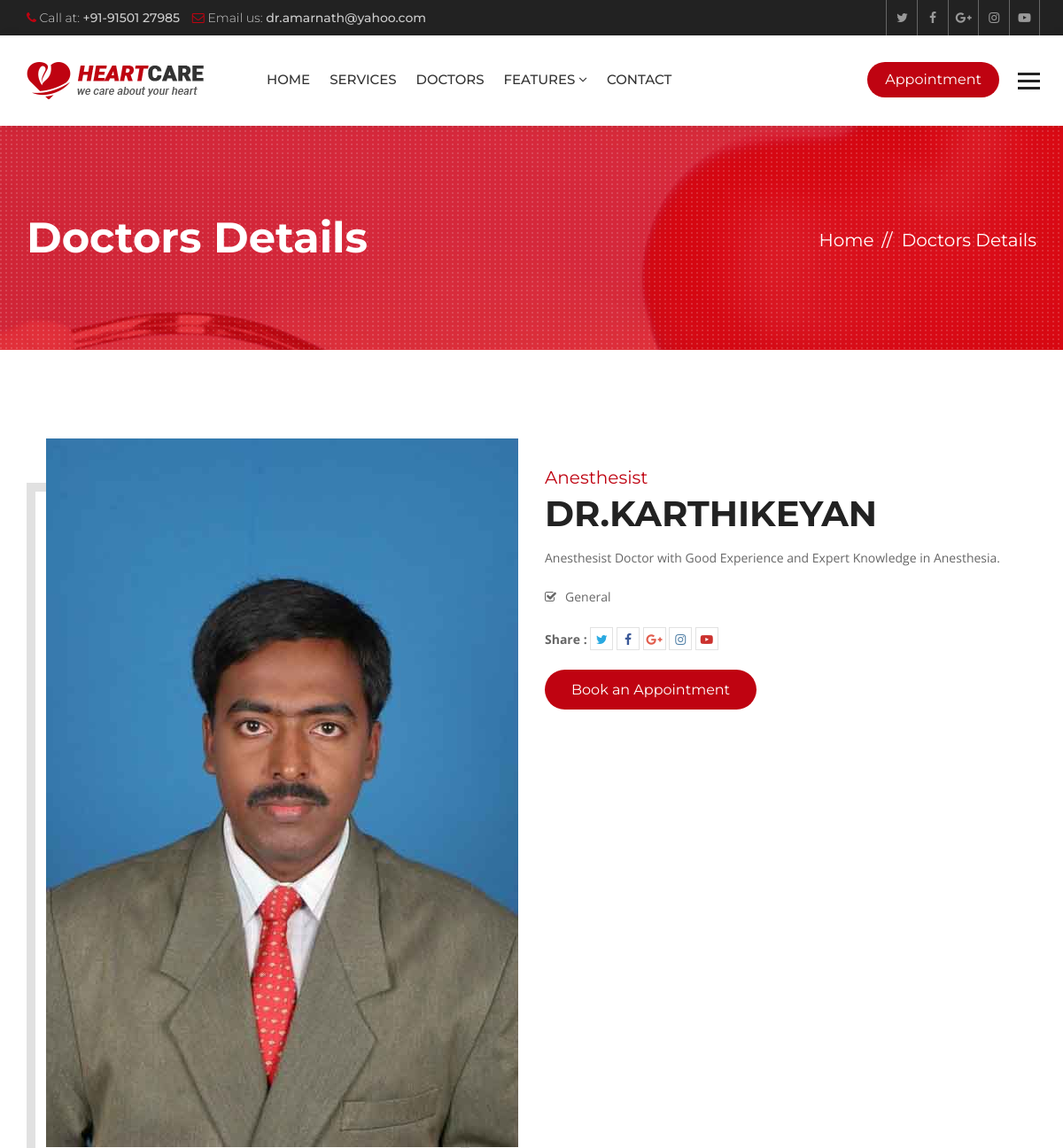
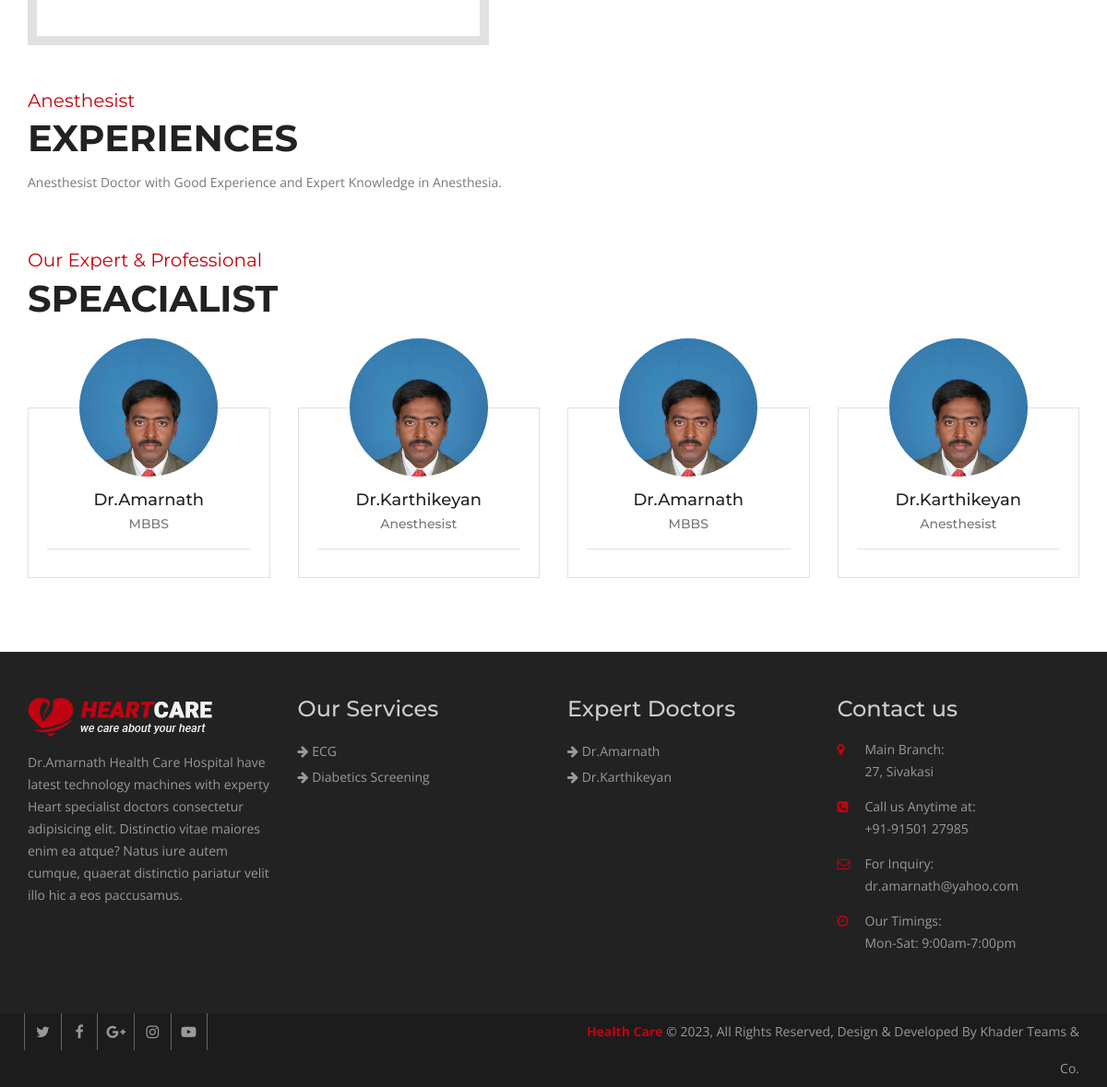
The app's page /doctors/15/ with its own data (2 pictures, top to bottom).
### hospital/models.py (models this page shows, shortened)
class Doctor(models.Model):
    name = models.CharField(max_length=120)
    speciality = models.CharField(max_length=120)
    picture = models.ImageField(upload_to="doctors/")
    details = models.TextField()
    experience = models.TextField()
    expertize = models.ManyToManyField(to='Expertize', related_name='doctors')
    twitter = models.CharField(max_length=120, blank=True, null=True)
    facebook = models.CharField(max_length=120, blank=True, null=True)
    instagram = models.CharField(max_length=120, blank=True, null=True)

class Expertize(models.Model):
    name = models.CharField(max_length=120)

class Service(models.Model):
    title = models.CharField(max_length=120)
    description = models.TextField()
    items = models.ManyToManyField(to='Item',)
    thumbnail = models.ImageField(upload_to='services/')
    cover = models.ImageField(upload_to='services/')
    image1 = models.ImageField(upload_to='services/', blank=True, null=True)
    image2 = models.ImageField(upload_to='services/', blank=True, null=True)

### hospital/views.py (the view)
# urls.py: path('doctors/<int:pk>/', views.DoctorDetailView.as_view(),
class DoctorDetailView(DetailView):
    template_name = 'hospital/team-details.html'
    queryset = Doctor.objects.all()
    def get_context_data(self, **kwargs):
        context = super().get_context_data(**kwargs)
        context["doctors"] = Doctor.objects.all()
        return context

### hospital/context_processors.py (called while the page is built)
def footer_content(request):
    services = Service.objects.all()
    doctors = Doctor.objects.all()
    context = {
        'services': services,
        'doctors': doctors
    }
    return context

### templates/hospital/team-details.html (shortened to what this page needs)
{% extends 'base.html' %}
{% block maincontent %}
<div class="inner-banner">
  <div class="container">
    <div class="row">
      <div class="col-md-7">
        <h1>Doctors Details</h1>
      </div>
      <div class="col-md-5">
        <ol class="breadcrumb">
          <li><a href="{% url 'index' %}">Home</a></li>
          <li class="active">Doctors Details</li>
        </ol>
      </div>
    </div>
  </div>
</div>
<div class="main-content">
  <div class="team-details">
    <div class="container">
      <div class="row">
        <div class="col-md-6 col-sm-6">
          <div class="team-detail-img"> <img src="{{ object.picture.url }}" alt=""> </div>
        </div>
        <div class="col-md-6 col-sm-6">
          <div class="team-details-text">
            <div class="sectio-title-2"> <strong>{{ object.speciality }}</strong>
              <h2>{{ object.name }}</h2>
            </div>
            <p>{{ object.details }}</p>
            <ul>
              {% for exp in object.expertize.all %}
              <li><i class="fa fa-check-square-o" aria-hidden="true"></i>{{ exp.name }}</li>
              {% endfor %}
            </ul>
            <ul class="team-social">
              <li><strong>Share :</strong></li>
              <li><a class="tw" href="#"><i class="fa fa-twitter" aria-hidden="true"></i></a></li>
              <li><a class="fb" href="#"><i class="fa fa-facebook" aria-hidden="true"></i></a></li>
              <li><a class="gp" href="#"><i class="fa fa-google-plus" aria-hidden="true"></i></a></li>
              <li><a class="insta" href="#"><i class="fa fa-instagram" aria-hidden="true"></i></a></li>
              <li><a class="ytp" href="#"><i class="fa fa-youtube-play" aria-hidden="true"></i></a></li>
            </ul>
            <a class="book-app" href="#">Book an Appointment</a>
          </div>
        </div>
      </div>
      <div class="row">
        <div class="col-md-12">
          <div class="team-exp">
            <div class="sectio-title-2"> <strong>{{ object.speciality }}</strong>
              <h2>Experiences</h2>
            </div>
            {{ object.experience}}
          </div>
        </div>
      </div>
      <div class="row">
        <div class="col-md-12">
          <div class="team-slider">
            <div class="sectio-title-2"> <strong>Our Expert & Professional</strong>
              <h2>Speacialist</h2>
            </div>
            <div id="team-slider" class="owl-carousel owl-theme">
              {% for doctor in doctors %}
              <div class="item">
                <div class="team-box">
                  <div class="team-thumb">  <img src="{{ doctor.picture.url }}" alt="">
                  </div>
                  <div class="team-text">
                    <h5><a href="{% url 'doctor_details' doctor.id %}">{{ doctor.name }}</a></h5>
                    <strong>{{ doctor.speciality }}</strong>
                    <ul class="team-social">
                    </ul>
                  </div>
                </div>
              </div>
              {% endfor %}
            </div>
          </div>
        </div>
      </div>
    </div>
  </div>
</div>
{% endblock maincontent %}

### templates/partials/_footer.html
{% load static %}
<footer class="footer">
  <div class="footer-widgets">
    <div class="container">
      <div class="row">
        <div class="col-md-3 col-sm-6">
          <div class="widget"> <img class="ft-logo" src="{% static 'heartcare/images/footer-logo.png' %}" alt="">
            <p>Dr.Amarnath Health Care  Hospital have latest technology machines with experty Heart specialist doctors
              consectetur adipisicing elit. Distinctio vitae maiores enim ea atque? Natus iure autem cumque, quaerat
              distinctio pariatur velit illo hic a eos paccusamus. </p>
          </div>
        </div>
        <div class="col-md-3 col-sm-6">
          <div class="widget">
            <h3>Our Services</h3>
            <ul>
              {% for service in services|slice:':8' %}
              <li><a href="{% url 'service_details' service.id %}"><i class="fa fa-arrow-right"></i>
                  {{service.title }}</a></li>
              {% endfor %}
            </ul>
          </div>
        </div>
        <div class="col-md-3 col-sm-6">
          <div class="widget">
            <h3>Expert Doctors</h3>
            <ul>
              {% for doctor in doctors|slice:':8' %}
              <li><a href="{% url 'doctor_details' doctor.id %}"><i class="fa fa-arrow-right"></i> {{ doctor.name }}</a>
              </li>
              {% endfor %}
            </ul>
          </div>
        </div>
        <div class="col-md-3 col-sm-6">
          <div class="widget">
            <h3>Contact us</h3>
            <address>
              <ul>
                <li> <span class="icon"><i class="fa fa-map-marker" aria-hidden="true"></i></span> <span
                    class="add-text"><strong>Main Branch:</strong>  27, Sivakasi</span> </li>
                <li> <span class="icon"><i class="fa fa-phone-square" aria-hidden="true"></i></span> <span
                    class="add-text"><strong>Call us Anytime at:</strong> +91-91501 27985</span> </li>
                <li> <span class="icon"><i class="fa fa-envelope-o" aria-hidden="true"></i></span> <span
                    class="add-text"><strong>For Inquiry:</strong> dr.amarnath@yahoo.com</span> </li>
                <li> <span class="icon"><i class="fa fa-clock-o" aria-hidden="true"></i></span> <span
                    class="add-text"><strong>Our Timings:</strong> Mon-Sat: 9:00am-7:00pm</span> </li>
              </ul>
            </address>
          </div>
        </div>
      </div>
    </div>
  </div>
  <div class="footer-cr">
    <div class="container">
      <div class="row">
        <div class="col-md-6">
          <div class="footer-social"> <a href="#"><i class="fa fa-twitter" aria-hidden="true"></i></a> <a href="#"><i
                class="fa fa-facebook" aria-hidden="true"></i></a> <a href="#"><i class="fa fa-google-plus"
                aria-hidden="true"></i></a> <a href="#"><i class="fa fa-instagram" aria-hidden="true"></i></a> <a
              href="#"><i class="fa fa-youtube-play" aria-hidden="true"></i></a>
          </div>
        </div>
        <div class="col-md-6">
          <p><strong>Health Care</strong> © {% now 'Y' %}, All Rights Reserved, Design & Developed By Khader Teams & Co.</p>
        </div>
      </div>
    </div>
  </div>
</footer>

### heartcare/static/heartcare/css/color.css (style rules this page uses)
.site-header .navbar-default .navbar-nav > li > a:hover, .site-header .navbar-default .navbar-nav > .active > a, .site-header .navbar-default .navbar-nav > .active > a:focus, .site-header .navbar-default .navbar-nav > .active > a:hover, .site-header .navbar-default .navbar-nav > .open > a, .site-header .navbar-default .navbar-nav > .open > a:focus, .site-header .navbar-default .navbar-nav > .open > a:hover, .main-slider .owl-theme .owl-dots .owl-dot.active span, .main-slider .owl-theme .owl-dots .owl-dot:hover span, .site-header .navbar-nav > li > a.appoint, .site-header .navbar-nav > li > a.nav-search, .btn-1, .site-header .dropdown-menu > li > a:after, .app-form input[type="submit"], .header-style-two .nav-area, .learn-more, .play:hover, .cp-tabs .nav-tabs > li.active > a, .cp-tabs .nav-tabs > li.active > a:focus, .cp-tabs .nav-tabs > li.active > a:hover, .site-header .head-search .btn.btn-default, .main-slider .owl-theme .owl-dots .owl-dot.active span, .main-slider .owl-theme .owl-dots .owl-dot:hover span, .service-box-2:after, .Heart-box:hover .v-icon, .Heart-box:hover .v-text, .post-date, .team-two .team-social li a, .team-two .team-box .team-text:after, .book-appointment-widget a, .cp-pagination .pagination > li > a:hover, .cp-pagination .pagination > li > span:hover, .book-app, .submit-btn, .news-thumb .date, .newsletter-form button, .news-detail blockquote, .comment-form input[type="submit"], .pro-hover a, .review-form input[type="submit"], .related-products .owl-dots .owl-dot.active span, .related-products .owl-dots .owl-dot:hover span, .heart-care-services .nav-tabs>li.active>a, .heart-care-services .nav-tabs>li.active>a:focus, .heart-care-services .nav-tabs>li.active>a:hover, .heart-care-services .nav-tabs>li>a:hover, .services-nav h3, .site-header .dropdown-menu > li > a:hover, .features-box:hover, .features-box.selected, .footer .widget .rm, .home-testimonials .owl-theme .owl-dots .owl-dot.active span, .home-testimonials .owl-theme .owl-dots .owl-dot:hover span { background: #bf0311; }
.top-bar li .fa, .top-social a:hover, .view, .services-list .service h3 a:hover, .service-style-1 .service-box .ser-content h3 a:hover, .faqs .panel-default > .panel-heading h4 a, .faqs .panel-default > .panel-heading a::after, .team-text h5 a:hover, .section-title-3 strong, .post-text > h5 a:hover, .read-more:hover, .widget address .icon, .footer .widget a:hover, .footer-cr p strong, .footer-social a:hover, .post-meta li, .post-meta li:after, .post-meta li a, .header-service-area .icon, .header-service-area strong, .section-title-1 strong, .section-title-1 h2, .sectio-title-2 strong, .welcome-text .designation, .Heart-box .v-icon, .phone-icon, .services-nav .side-nav li:hover a, .services-nav .side-nav li.active a, .gallery-thumb .hover-info a, .archives li:before, .search-form button, .date-time, .right-404 strong, .prices, .review .fa, .login-social li, .login-social li a, .heart-care-services .nav-tabs>li>a { color: #bf0311; }

### records on screen
Doctor: picture (picture), speciality "Anesthesist", name "DR.KARTHIKEYAN", details "Anesthesist Doctor with Good Experience and Expert Knowledge in Anesthesia.", experience "Anesthesist Doctor with Good Experience and Expert Knowledge in Anesthesia.", name "Dr.Karthikeyan"
Expertize: name "General"
Doctor: picture (picture), name "Dr.Amarnath", speciality "MBBS"
Service: title "ECG"
Service: title "Diabetics Screening"
